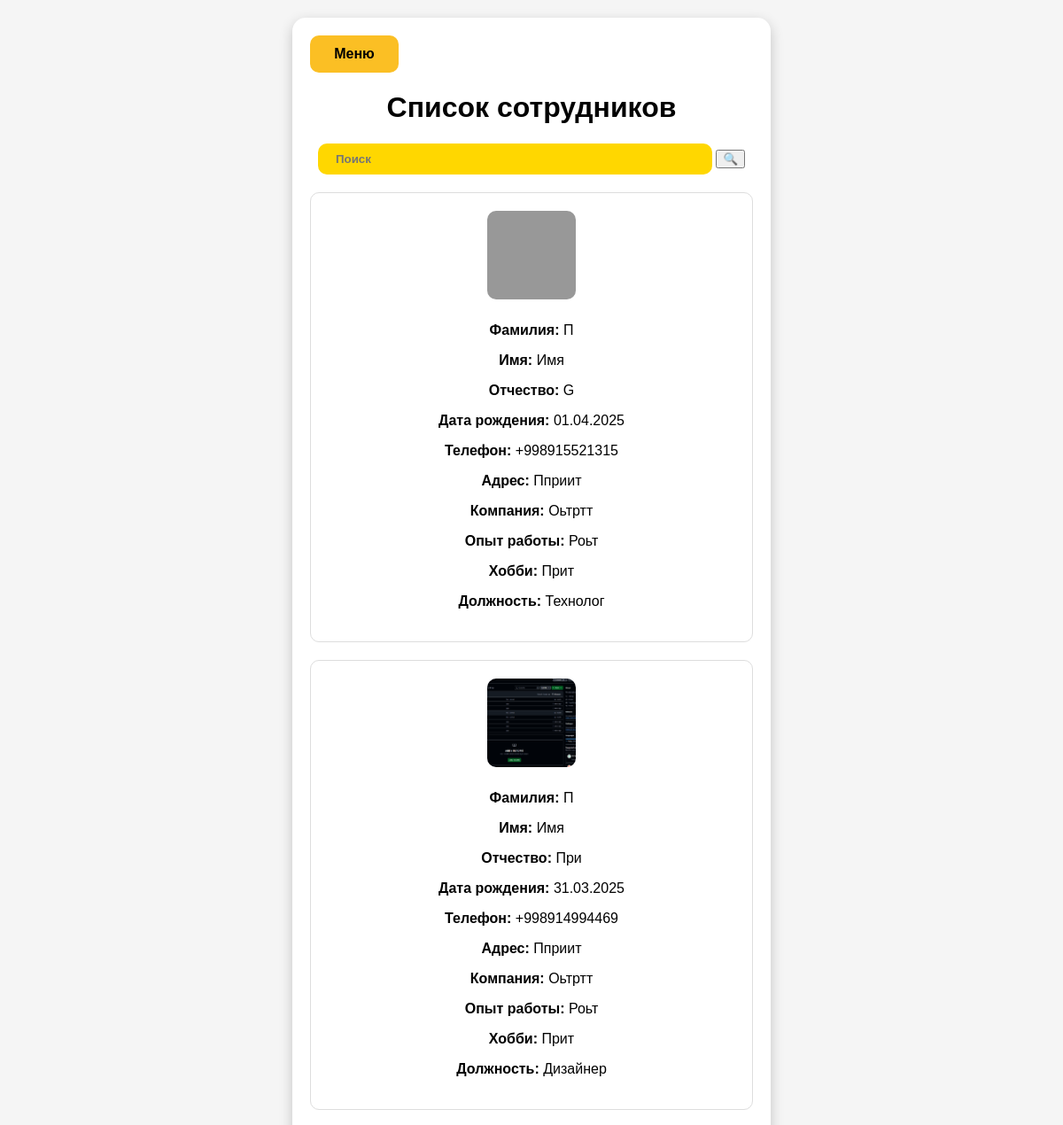
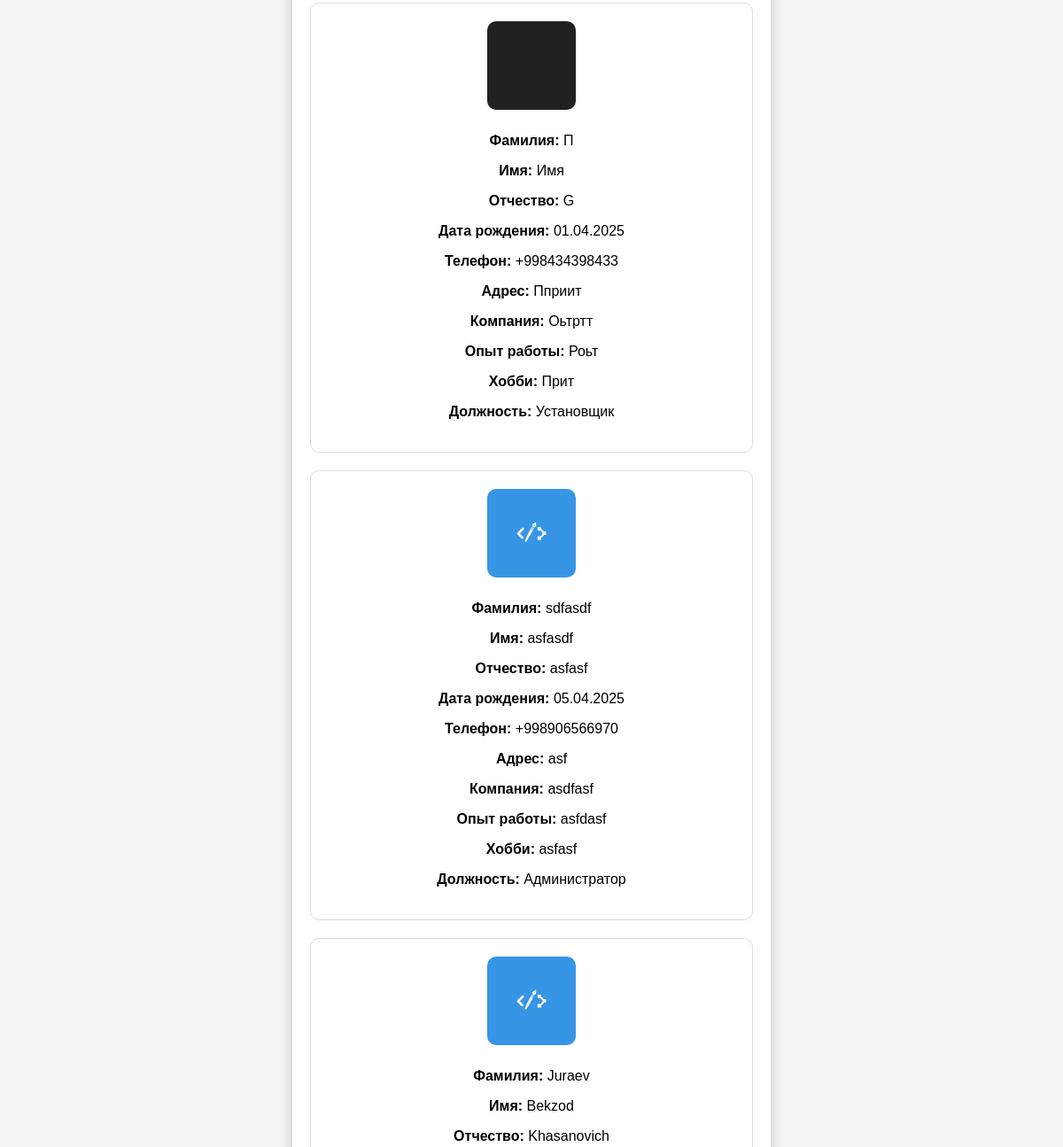
The app's page /staff/ (signed in, upper part), older data (2 pictures, top to bottom).
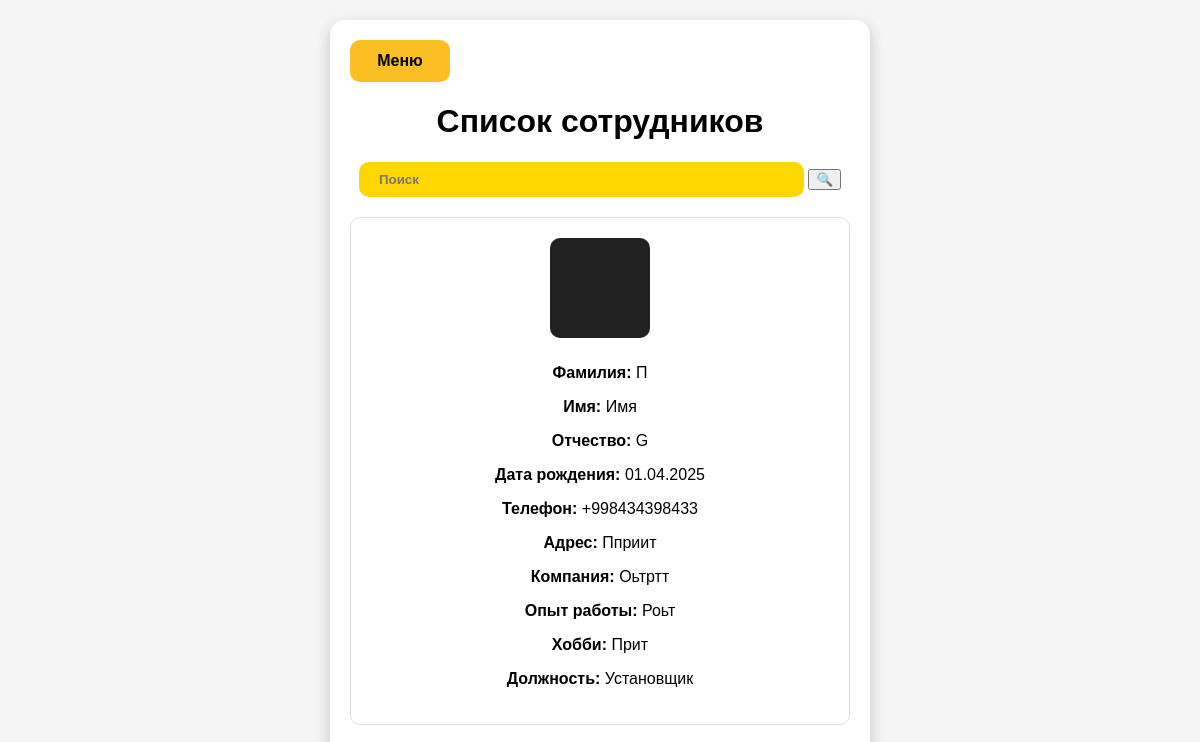
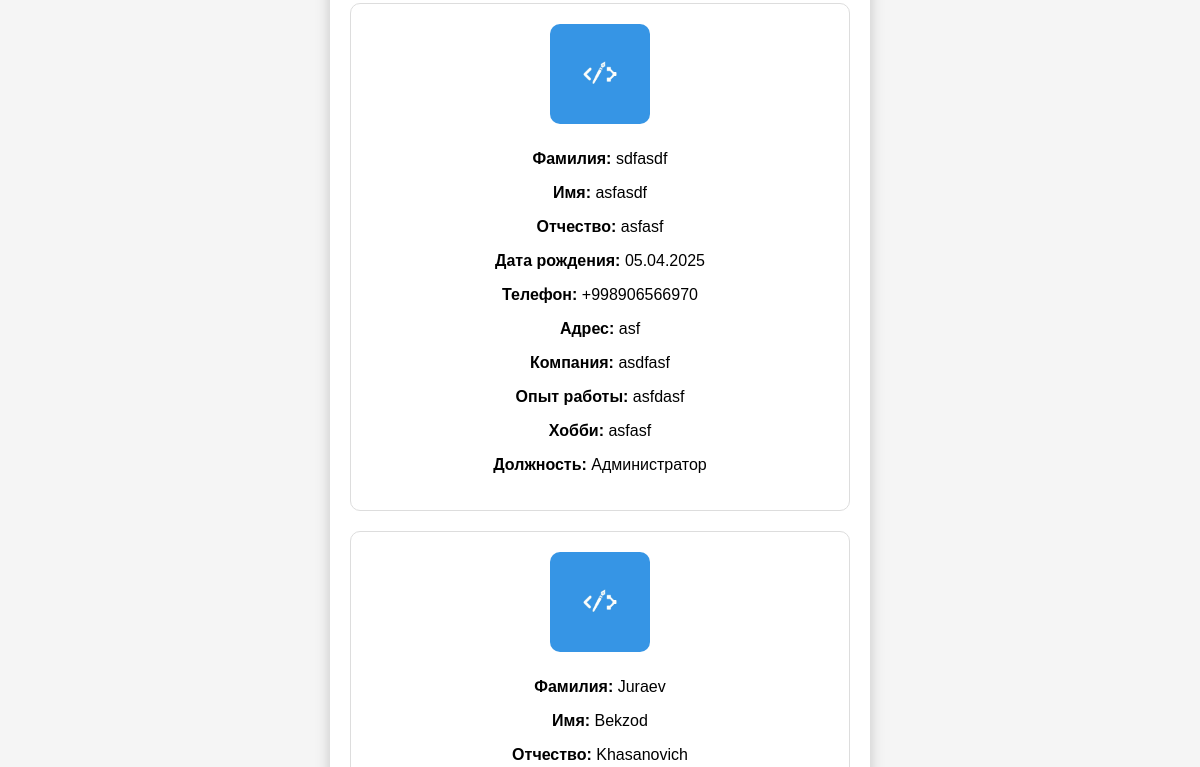
The same page, newer data (2 pictures, top to bottom).
### backend/models.py (models this page shows)
class Profile(models.Model):
    POSITION_CHOICES = [
        ("manager", "Менеджер"),
        ("admin", "Администратор"),
        ("supplier", "Снабженец"),
        ("chief", "Главный ЦЕХа"),
        ("installer", "Установщик"),
        ("technologist", "Технолог"),
        ("designer", "Дизайнер"),
    ]
    username = models.OneToOneField(User, on_delete=models.CASCADE, related_name='profile')
    name = models.CharField(max_length=200, null=True, blank=True, default=None)
    lastname = models.CharField(max_length=200, null=True, blank=True, default=None)
    middle_name = models.CharField(max_length=200, null=True, blank=True, default=None)
    date_birth = models.DateField(null=True, blank=True, default=None)
    phone = PhoneNumberField(blank=True)
    adress = models.CharField(max_length=200,blank=True)
    last_job=models.CharField(max_length=200,blank=True)
    work_exp=models.CharField(max_length=200,blank=True)
    position = models.CharField(max_length=20, choices=POSITION_CHOICES)
    hobby=models.CharField(max_length=60,blank=True)
    photo = models.ImageField(blank=True, upload_to='pictures/')
    approve=models.BooleanField(default=False)

### backend/views.py (the view)
# urls.py: path('staff/',views.Staff.as_view(),name='staff'),
class Staff(LoginRequiredMixin,TemplateView):
   template_name = 'staff.html'
   login_url = reverse_lazy('login')
   def get_context_data(self, *, object_list=None, **kwargs):
      context = super().get_context_data(**kwargs)
      search=self.request.GET.get('search')
      if search:
         context['profile'] = Profile.objects.filter(
            approve=True
         ).filter(
            Q(name__icontains=search) |
            Q(lastname__icontains=search) |
            Q(middle_name__icontains=search)  # Add more fields as necessary
         ).order_by('-id')
      else:
         context['profile'] = Profile.objects.filter(approve=True).order_by('-id')
      return context

### backend/templates/staff.html (shortened to what this page needs)
{% if request.user.profile.approve %}
<!DOCTYPE html>
<html lang="ru">
<head>
</head>
<body>
    <div class="container">
           <button  style="background-color: #fbbf24;
  border:
none;
  border-radius:
10px;
  font-size: 16px;
  font-weight: bold;
  cursor: pointer;
  transition:
background 0.3s;
  display: block;
  width:100px;
  padding:
12px;" onclick="window.location.href='{% url 'dashboard' %}'">Меню</button>
        <h1>Список сотрудников</h1>
        <form action="" method="GET">
            <div>
            <input type="text" placeholder="Поиск" class="header-btn" name="search" value="{{request.GET.search}}">
            <button type="submit"
          class="bg-blue-500 text-white px-4 py-2 rounded-r-2xl hover:bg-blue-600 transition">
    🔍
  </button>
                </div>
       </form>
        <div class="applications">
            {% for item in profile %}
            <div class="application">
                <img src="/{{item.photo}}" alt="Фото сотрудника" class="photo-placeholder">
                <div class="info">
                    <p><strong>Фамилия:</strong> {{item.lastname}}</p>
                    <p><strong>Имя:</strong> {{item.name}}</p>
                    <p><strong>Отчество:</strong> {{item.middle_name}}</p>
                    <p><strong>Дата рождения:</strong> {{ item.date_birth|date:"d.m.Y" }}</p>
                    <p><strong>Телефон:</strong> {{item.phone}}</p>
                    <p><strong>Адрес:</strong> {{item.adress}}</p>
                    <p><strong>Компания:</strong> {{item.last_job}}</p>
                    <p><strong>Опыт работы:</strong> {{item.work_exp}}</p>
                    <p><strong>Хобби:</strong> {{item.hobby}}</p>
                    <p><strong>Должность:</strong> {{item.get_position_display }}</p>
                </div>
            </div>
            {% endfor %}
        </div>
    </div>
</body>
</html>
{% else %}
{% include 'waiting.html' %}
{% endif %}

Row changes from the older to the newer data that the page shows:
no longer on this page (row edited): Profile: photo (picture), lastname "П", name "Имя", middle_name "G", date_birth "01.04.2025", phone "+998915521315", adress "Пприит", last_job "Оьтртт", work_exp "Роьт", hobby "Прит", position "Технолог"
no longer on this page (row edited): Profile: photo (picture), lastname "П", name "Имя", middle_name "При", date_birth "31.03.2025", phone "+998914994469", adress "Пприит", last_job "Оьтртт", work_exp "Роьт", hobby "Прит", position "Дизайнер"
